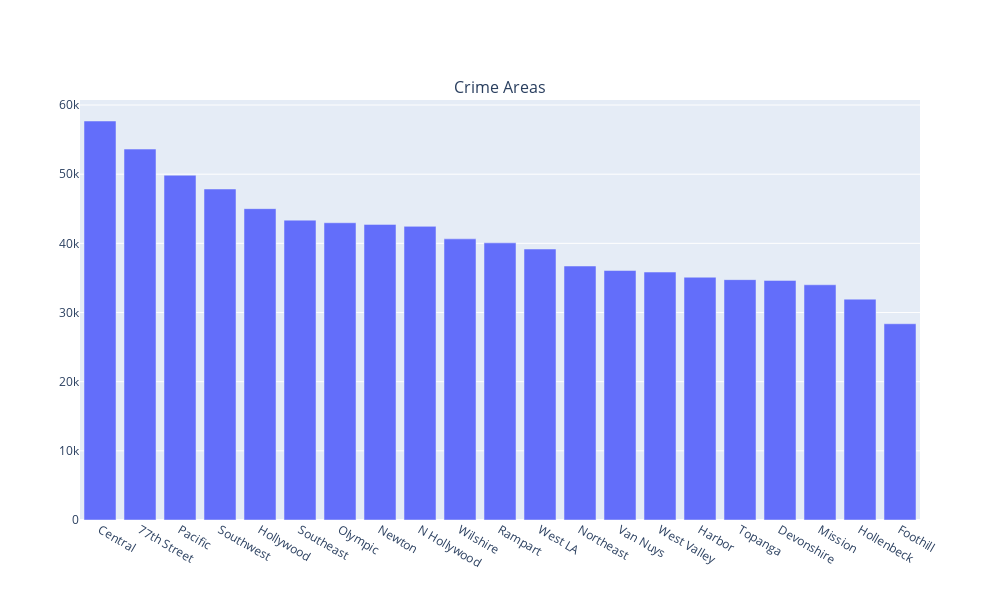

The cell this chart's notebook holds for it:
### Code cell
area_counts = df['area_name'].value_counts()

fig = make_subplots(rows=1, cols=1, subplot_titles=["Crime Areas"])

fig.add_trace(go.Bar(x=area_counts.index, y=area_counts.values, name="Area"), row=1, col=1)

fig.update_layout(height=600, width=1000, showlegend=False)
fig.show()

### Figure 1 — Plotly figure (JSON) as saved in the notebook; plotly's stock layout.template omitted (floating-point values rounded to 4 significant figures)
{"data": [{"name": "Area", "type": "bar", "x": ["Central", "77th Street", "Pacific", "Southwest", "Hollywood", "Southeast", "Olympic", "Newton", "N Hollywood", "Wilshire", "Rampart", "West LA", "Northeast", "Van Nuys", "West Valley", "Harbor", "Topanga", "Devonshire", "Mission", "Hollenbeck", "Foothill"], "xaxis": "x", "y": [57691, 53631, 49850, 47858, 45018, 43357, 42979, 42743, 42455, 40648, 40072, 39181, 36725, 36070, 35851, 35104, 34755, 34644, 34011, 31932, 28375], "yaxis": "y"}], "layout": {"annotations": [{"font": {"size": 16}, "showarrow": false, "text": "Crime Areas", "x": 0.5, "xanchor": "center", "xref": "paper", "y": 1, "yanchor": "bottom", "yref": "paper"}], "height": 600, "showlegend": false, "width": 1000, "xaxis": {"anchor": "y", "domain": [0, 1]}, "yaxis": {"anchor": "x", "domain": [0, 1]}}}
